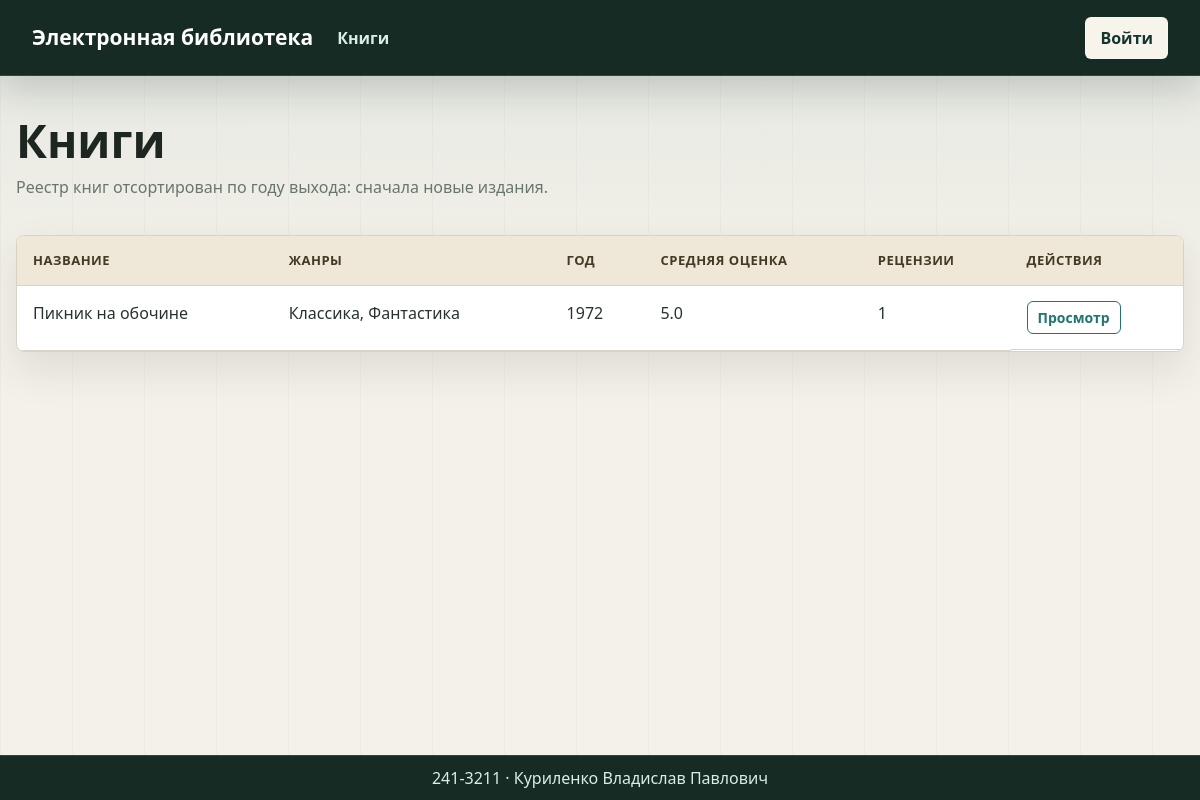
The page / on the database its author committed.
### app.py (models this page shows)
class Book(db.Model):
    __tablename__ = "books"
    id = db.Column(db.Integer, primary_key=True)
    title = db.Column(db.String(255), nullable=False)
    short_description = db.Column(db.Text, nullable=False)
    year = db.Column(db.Integer, nullable=False)
    publisher = db.Column(db.String(255), nullable=False)
    author = db.Column(db.String(255), nullable=False)
    page_count = db.Column(db.Integer, nullable=False)
    created_at = db.Column(db.DateTime, nullable=False, default=datetime.utcnow)
    genres = db.relationship("Genre", secondary=book_genres, backref=db.backref("books", lazy="dynamic"))
    cover = db.relationship("Cover", back_populates="book", cascade="all, delete-orphan", uselist=False)
    reviews = db.relationship("Review", back_populates="book", cascade="all, delete-orphan")
    @property
    def approved_reviews(self):
        return [review for review in self.reviews if review.status and review.status.name == "одобрена"]
    @property
    def average_rating(self):
        reviews = self.approved_reviews
        if not reviews:
            return None
        return round(sum(review.rating for review in reviews) / len(reviews), 1)

class ReviewStatus(db.Model):
    __tablename__ = "review_statuses"
    id = db.Column(db.Integer, primary_key=True)
    name = db.Column(db.String(80), nullable=False, unique=True)

class Review(db.Model):
    __tablename__ = "reviews"
    id = db.Column(db.Integer, primary_key=True)
    book_id = db.Column(db.Integer, db.ForeignKey("books.id", ondelete="CASCADE"), nullable=False)
    user_id = db.Column(db.Integer, db.ForeignKey("users.id", ondelete="CASCADE"), nullable=False)
    rating = db.Column(db.Integer, nullable=False)
    text = db.Column(db.Text, nullable=False)
    created_at = db.Column(db.DateTime, nullable=False, default=datetime.utcnow)
    status_id = db.Column(db.Integer, db.ForeignKey("review_statuses.id"), nullable=False)
    book = db.relationship("Book", back_populates="reviews")
    user = db.relationship("User", back_populates="reviews")
    status = db.relationship("ReviewStatus")
    __table_args__ = (db.UniqueConstraint("book_id", "user_id", name="uq_review_book_user"),)

### app.py (the view)
    @app.route("/")
    def index():
        page = request.args.get("page", 1, type=int)
        pagination = (
            Book.query.outerjoin(Review)
            .group_by(Book.id)
            .order_by(Book.year.desc(), Book.title.asc())
            .paginate(page=page, per_page=10, error_out=False)
        )
        return render_template("index.html", pagination=pagination)

### templates/index.html (shortened to what this page needs)
{% extends "base.html" %}
{% block content %}
<section class="page-head">
  <div>
    <h1>Книги</h1>
    <p>Реестр книг отсортирован по году выхода: сначала новые издания.</p>
  </div>
</section>
<section class="table-card">
  <table>
    <thead>
      <tr>
        <th>Название</th>
        <th>Жанры</th>
        <th>Год</th>
        <th>Средняя оценка</th>
        <th>Рецензии</th>
        <th>Действия</th>
      </tr>
    </thead>
    <tbody>
      {% for book in pagination.items %}
        <tr>
          <td>{{ book.title }}</td>
          <td>{{ book.genres|map(attribute='name')|join(', ') }}</td>
          <td>{{ book.year }}</td>
          <td>{{ book.average_rating if book.average_rating is not none else '—' }}</td>
          <td>{{ book.approved_reviews|length }}</td>
          <td class="actions">
            <a class="button small ghost" href="{{ url_for('book_detail', book_id=book.id) }}">Просмотр</a>
          </td>
        </tr>
      {% else %}
        <tr><td colspan="6">Книги пока не добавлены.</td></tr>
      {% endfor %}
    </tbody>
  </table>
</section>
{% endblock %}

### static/css/styles.css (style rules this page uses)
:root { color-scheme: light; --bg: #f4f1ea; --panel: #ffffff; --panel-soft: #fbfaf7; --ink: #1d2621; --text: #26332d; --muted: #68756d; --line: #d9d3c7; --accent: #21756f; --accent-dark: #145650; --accent-soft: #e1f0ed; --gold: #d49a35; --berry: #9d4059; --danger: #b7352c; --success: #207448; --warning: #9a6700; }
* { box-sizing: border-box; }
body { margin: 0; min-height: 100vh; background: linear-gradient(180deg, rgb(33 117 111 / 8%), transparent 310px), repeating-linear-gradient(90deg, rgb(38 51 45 / 3%) 0 1px, transparent 1px 72px), var(--bg); color: var(--text); font: 16px/1.5 system-ui, -apple-system, BlinkMacSystemFont, "Segoe UI", sans-serif; }
a { color: var(--accent); text-decoration: none; }
.page-head, .section-head { display: flex; align-items: end; justify-content: space-between; gap: 16px; margin-bottom: 20px; }
h1, h2 { margin: 0 0 8px; line-height: 1.15; }
h1 { color: var(--ink); font-size: clamp(30px, 4vw, 46px); }
p { margin-top: 0; }
.muted, .page-head p { color: var(--muted); }
.button { display: inline-flex; align-items: center; justify-content: center; min-height: 38px; padding: 8px 14px; border: 1px solid var(--accent); border-radius: 6px; background: var(--accent); color: #fff; font: inherit; font-weight: 700; cursor: pointer; white-space: nowrap; }
.button.ghost { background: #fff; color: var(--accent); }
.button.small { min-height: 32px; padding: 5px 10px; font-size: 14px; }
.table-card, .form-panel, .auth-panel, .review-detail { overflow: auto; border: 1px solid var(--line); border-radius: 8px; background: var(--panel); box-shadow: 0 18px 42px rgb(55 48 36 / 11%); }
table { width: 100%; border-collapse: collapse; min-width: 760px; }
th, td { padding: 15px 16px; border-bottom: 1px solid var(--line); text-align: left; vertical-align: top; }
th { background: #efe7d7; color: #443923; font-size: 13px; text-transform: uppercase; letter-spacing: .04em; }
tbody tr { transition: background-color .15s ease; }
.actions, .dialog-actions, .form-actions { display: flex; gap: 10px; flex-wrap: wrap; align-items: center; }

### rows shown on the page
Book: title "Пикник на обочине", genres|map "Классика, Фантастика", year "1972", rating "5.0", approved_reviews|length "1"
